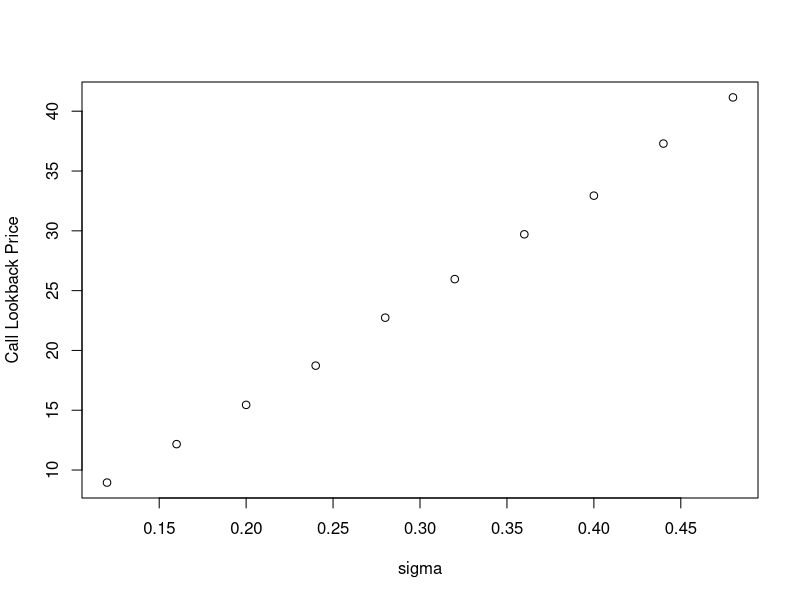

Here is the R script that generated this plot:
S0 = 98;  
sigma = 0.12; 
r = 0.03;
K= 100;

T = 1;
h =500; 
Dt = T/h; 
n = 10000; # number of simulations
sigma = seq(from= 0.12, to = 0.48, by = 0.04)
result = matrix(nrow = 2, ncol = length(sigma))

for (i in 1:length(sigma)){
  ##### generate stock path #####
  onescol = matrix(data = 1,nrow = n, ncol = 1)
  ranmat = matrix(data = rnorm(n*h),nrow = n,ncol = h)  
  expranmat= exp((r-0.5*sigma[i]^2)*Dt+sigma[i]*sqrt(Dt)*ranmat)
  St = S0*cbind(onescol,t(apply(X = expranmat,MARGIN = 1, FUN = cumprod)))
  
  ##### payoff fixed strike loockback call #####
  max.each.row = apply(St,1, max)
  Call.fixedK.lookback = exp(-r*T)*(pmax((max.each.row-K),0))
  Call.fixedK.lookback.price = mean(Call.fixedK.lookback)
  # s= sd(Call.fixedK.lookback)
  # Call.fixedK.lookback.price.upper = Call.fixedK.lookback.price + 1.96*s/sqrt(n)
  # Call.fixedK.lookback.price.lower = Call.fixedK.lookback.price - 1.96*s/sqrt(n)
  result[1,i] = sigma[i]
  result[2,i] = Call.fixedK.lookback.price
}

plot(x = result[1,],y = result[2,],type = "p", xlab = "sigma", ylab = "Call Lookback Price")
